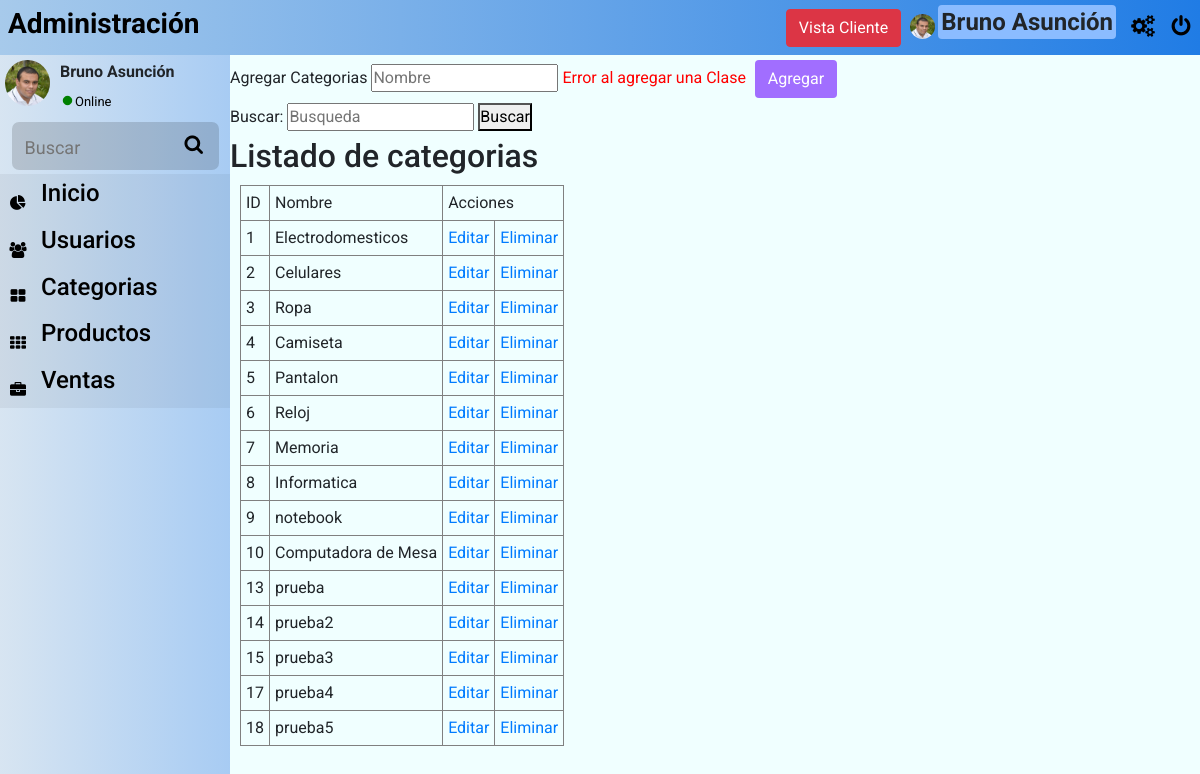
Page /vista/categorias/addcategorias.php?error=nome on the earlier database version.
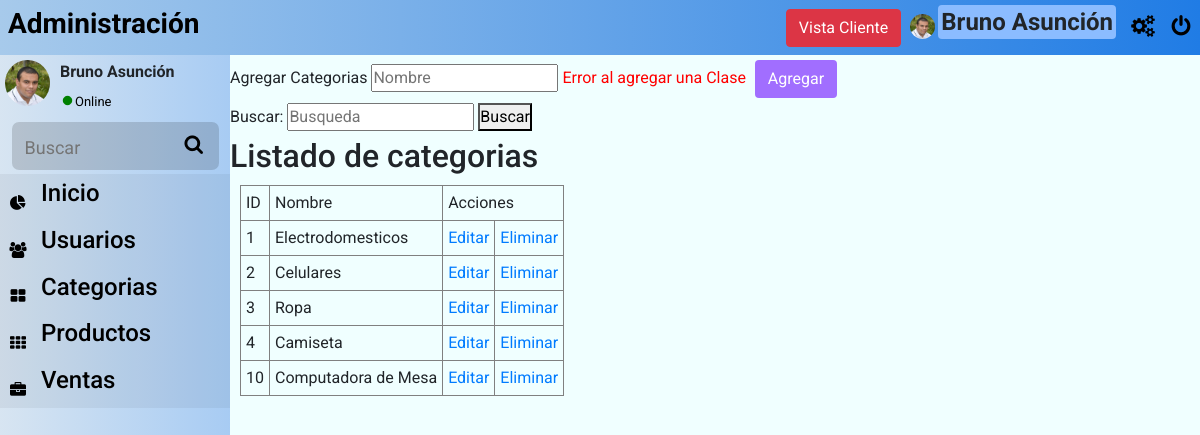
Same page on the later database version.
### tables this page shows
CREATE TABLE `categorias` (
  `id_categoria` int(5) NOT NULL,
  `nome` varchar(20) NOT NULL
);

### modelo/Categorias.class.php (called while the page is built, shortened)
<?php
class Categorias{
	private $conexion;
	private $tabela;
        public function __construct() {
            $this->conexion= mysqli_connect('localhost','root','','shopfree')or die('NO CONECTO AL BD');
            $this->tabela="categorias";
        }
        public function __get($key){
        	return $this->$key;
        }
        public function listar($complemento=""){
            $sql="SELECT * FROM $this->tabela ".$complemento;
            $resultado= mysqli_query($this->conexion,$sql);
            $retorno=null;
            while($res = mysqli_fetch_assoc($resultado)){
                $obj=new Categorias();
                $obj->id_categoria=$res['id_categoria'];
                $obj->nome=$res['nome'];
                $retorno[]=$obj;
            }
            return $retorno;
        }
}
?>

### vista/categorias/addcategorias.php (the view, shortened to what this page needs)
<?php include_once '../estructura/header.php';
	include_once '../../modelo/Categorias.class.php';
	$conectar=new Categorias();
?>
<form action="addcategoria_ok.php" method="post">
	<tr>
			<td><span>Agregar Categorias</span></td>
			<td><input type="text" name="nombre" placeholder="Nombre">
		<?php
			if (isset($_GET['error'])) {
				echo '<span style="color:red">Error al agregar una Clase</span>';
			}
		?>
</td>
			<td><input type="submit" value="Agregar" class="btn" name="Enviar"></td>
	</tr>
</form>
<form action="addcategorias.php" method="get">
	<label for="buscar">Buscar:</label>
	<input type="text" name="nombrebusqueda" id="buscar" placeholder="Busqueda">
	<button type="submit" name="EnviarBusqueda">Buscar</button>
</form>
<h2>Listado de categorias</h2>
<?php
	if (isset($_GET['EnviarBusqueda'])) {
		$nombrebusqueda=filter_input(INPUT_GET,'nombrebusqueda');
		$rsl = $conectar->listar('where id_categoria="'.$nombrebusqueda.'" or nome like "%'.$nombrebusqueda.'%"');
	}else{
		$rsl = $conectar->listar();
	}
	if($rsl==''){
		echo "<tr><td colspan='4'>Su Busqueda no retorno ningun Resultado</td></tr>";
	}else{
		echo "<table border style='margin:10px'><thead>
		<tr><th style='padding:5px'>ID</th>
		<th style='padding:5px'>Nombre</th>
		<th colspan='2' style='padding:5px'>Acciones</th></tr></thead>";
	foreach ($rsl  as $resul) {
		echo "<tr><td style='padding:5px'>".$resul->id_categoria."</td>
			<td style='padding:5px'>".$resul->nome."</td>
			<td><a href='editar.php?id_categoria=$resul->id_categoria' style='padding:5px'>Editar</a></td>
			<td><a href='borrar_categoria.php?id=".$resul->id_categoria."' style='padding:5px'>Eliminar</a></td></tr>";
		}
	}
?>
</table>
<?php include_once '../estructura/pie_de_pagina.php';?>

### vista/estructura/header.php (shortened to what this page needs)
<!DOCTYPE html>
<html lang="es">
<head>
    <link rel="stylesheet" href="../css/stylebruno.css">
		<link rel="stylesheet" href="../css/bootstrap.min.css">
	<link rel="stylesheet" href="../css/adminstyle.css">
	<link rel="stylesheet" type="text/css" href="../font/styles.css">
</head>
<body>
	<header  class="color-gradiente-header">
	    <div class="header-logo">
	        <div class="header-titulo"><a href="../inicio/admin.php"><h3>Administración</h3></a></div>
	    </div>
	    <div class="header-nav">
					<a class="btn btn-danger" href="../../vista_cliente/contenido/home-page.php">Vista Cliente</a>
					<div class="btn-header"><img src="../img/01.jpg"><h4>Bruno Asunción</h4></div>
	        <div class="btn-header"><a href="#"><i class="icon-cogs"></i></a></div>
	        <div class="btn-header"><a href="../usuarios/cerrar_session.php"><i class="icon-power-off"></i></a></div>
	    </div>
	</header>
	<?php include_once '../estructura/nav-left.php';?>
	<div class="contenedor">

### vista/estructura/nav-left.php (shortened to what this page needs)
<nav class="color-nav" id="nav-left">
		<div class="user-panel-nav-left ">
			<div class="item-user-left image">
				<img src="../img/01.jpg" class="img-circulo">
			</div>
			<div class="item-user-left info">
				<p>Bruno Asunción</p>
				<a href="#"><i class="icon-circle"></i>Online</a>
			</div>
		</div>
		<form action="" method="post" class="nav-buscar">
			<div class="input-buscador">
				<input type="text" name="buscar" placeholder="Buscar">
					<button type="submit" class="buscar-btn">
						<i class="icon-search"></i>
					</button>
				</div>
		</form>
		<div class="nav-item"><a href="../inicio/admin.php"><i class="icon-pie-chart"></i><h4>Inicio</h4></a></div>
		<div class="nav-item"><a href="../usuarios/add_usuario.php"><i class="icon-users"></i><h4>Usuarios</h4></a></div>
		<div class="nav-item"><a href="../categorias/addcategorias.php"><i class="icon-th-large"></i><h4>Categorias</h4></a></div>
		<div class="nav-item"><a href="../productos/lista_productos.php"><i class="icon-th"></i><h4>Productos</h4></a></div>
		<div class="nav-item"><a href="../ventas/listar_ventas.php"><i class="icon-briefcase"></i><h4>Ventas</h4></a></div>
</nav>

### vista/estructura/pie_de_pagina.php (shortened to what this page needs)
	</div>
</body>
</html>

### vista/css/stylebruno.css (style rules this page uses)
:root { --botones:#A16EFF; --botoneshover:#7190E2; --textoblanco:white; }
*, *::before, *::after { box-sizing: border-box; }
* { margin: 0; padding: 0; font-family: 'Roboto', sans-serif; font-weight: 400; -webkit-box-sizing:border-box; -moz-box-sizing:border-box; box-sizing:border-box; }
html { font-family: sans-serif; line-height: 1.15; -webkit-text-size-adjust: 100%; -ms-text-size-adjust: 100%; -ms-overflow-style: scrollbar; -webkit-tap-highlight-color: rgba(0, 0, 0, 0); }
article, aside, figcaption, figure, footer, header, hgroup, main, nav, section { display: block; }
body { margin: 0; font-family: -apple-system, BlinkMacSystemFont, "Segoe UI", Roboto, "Helvetica Neue", Arial, sans-serif, "Apple Color Emoji", "Segoe UI Emoji", "Segoe UI Symbol"; font-size: 1rem; font-weight: 400; line-height: 1.5; color: #212529; text-align: left; background-color: #fff; width: 100%; height: 100vh; }
.btn-header { display: flex; align-items:center; height: 45px; border-radius: 4px; margin-right: 5px; margin-left: 5px; cursor: pointer; }
.btn-header>a { text-decoration: none; color: black; height: 100%; width: 100%; display: flex; }
.btn-header>a>i { font-size: 22px; margin: auto; margin-left:3px; margin-right:3px; padding-top: 6px; }
.btn-header>img { display: inline-block; width: 25px; height: 25px; border-radius: 50%; margin-left: 3px; margin-right: 3px; }
.btn-header>h4 { display: inline-block; background-color: #8BBCFF; padding: 3px; border-radius: 4px; margin-right: 3px; font-weight: 700; }
.btn { margin: 5px 1px 5px 5px; padding: 6px; background-color: var(--botones); border-radius: 6px; cursor: pointer; border:none; text-decoration: none; color: var(--textoblanco); }

Differences in the rows shown:
removed categorias: id_categoria "5", nome "Pantalon"
removed categorias: id_categoria "6", nome "Reloj"
removed categorias: id_categoria "7", nome "Memoria"
removed categorias: id_categoria "8", nome "Informatica"
removed categorias: id_categoria "9", nome "notebook"
removed categorias: id_categoria "13", nome "prueba"
removed categorias: id_categoria "14", nome "prueba2"
removed categorias: id_categoria "15", nome "prueba3"
removed categorias: id_categoria "17", nome "prueba4"
removed categorias: id_categoria "18", nome "prueba5"
